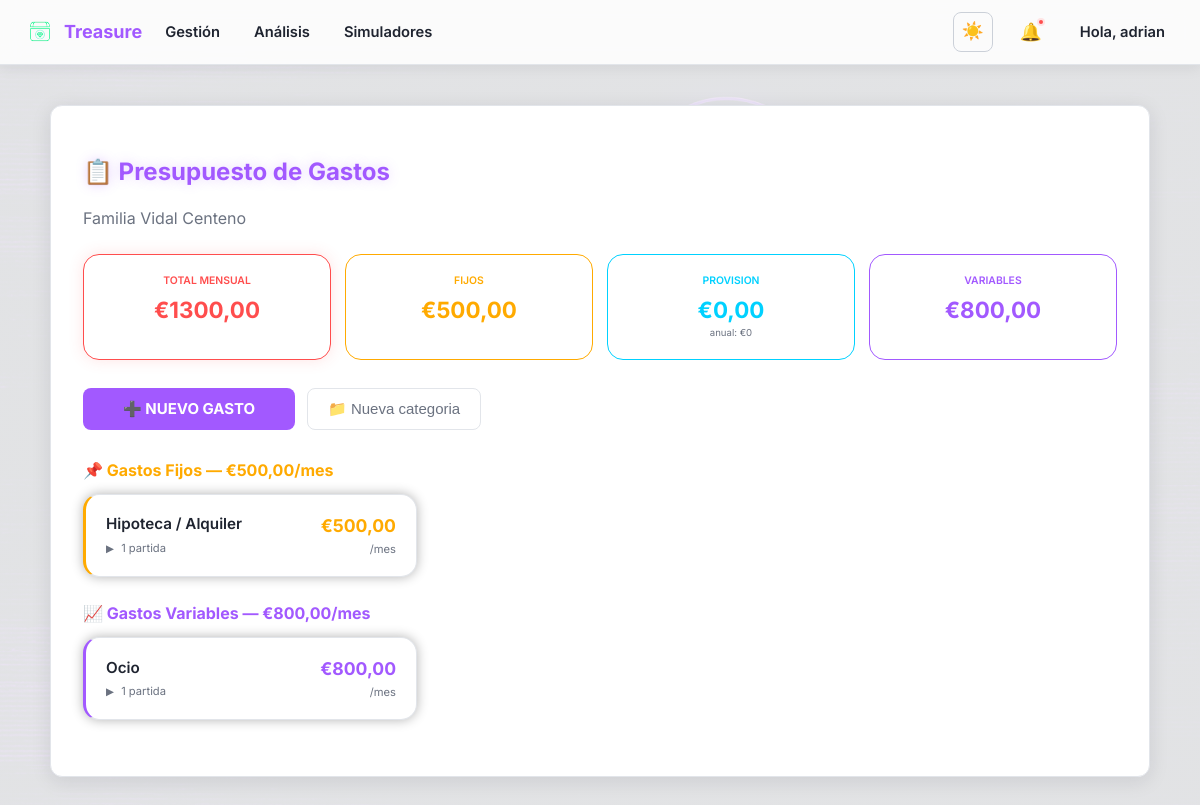
Page /finanzas/gastos/ (signed in) on the committed database.
### core/models.py (models this page shows, shortened)
class Hogar(models.Model):
    nombre = models.CharField(max_length=100)
    moneda_principal = models.CharField(
        max_length=5,
        choices=[('EUR', '€ Euro'), ('USD', '$ Dólar'), ('BTC', '₿ Bitcoin')],
        default='EUR'
    )
    creado_por = models.ForeignKey(
        User, on_delete=models.SET_NULL, null=True, related_name='hogares_creados'
    )
    fecha_creacion = models.DateTimeField(auto_now_add=True)

### finanzas/models.py (models this page shows, shortened)
class CategoriaGasto(models.Model):
    hogar = models.ForeignKey('core.Hogar', on_delete=models.CASCADE, related_name='categorias_gasto')
    nombre = models.CharField(max_length=100)
    tipo = models.CharField(max_length=20, choices=TIPO_GASTO_CHOICES)
    es_predefinida = models.BooleanField(default=False)
    activo = models.BooleanField(default=True)
    class Meta:
        ordering = ['tipo', 'nombre']
        unique_together = ('hogar', 'nombre')

### finanzas/views_gastos.py (the view)
# urls.py: path('gastos/', views_gastos.listar_gastos, name='listar_gastos'),
@login_required
def listar_gastos(request):
    profile = getattr(request.user, 'userprofile', None)
    if not profile or not profile.hogar:
        messages.error(request, "Necesitas pertenecer a un hogar.")
        return redirect('dashboard')
    hogar = profile.hogar
    _crear_categorias_predefinidas(hogar)
    categorias = CategoriaGasto.objects.filter(hogar=hogar, activo=True).prefetch_related('partidas')
    gastos_fijos = []
    gastos_anuales = []
    gastos_variables = []
    total_fijos = Decimal('0')
    total_anuales_anual = Decimal('0')
    total_provision = Decimal('0')
    total_variables = Decimal('0')
    for cat in categorias:
        partidas = cat.partidas.filter(activo=True).select_related('responsable')
        if not partidas.exists():
            continue
        subtotal_mensual = sum(p.importe_mensual for p in partidas)
        subtotal_anual = sum(p.importe_anual for p in partidas)
        num_partidas = partidas.count()
        entrada = {
            'categoria': cat,
            'partidas': partidas,
            'subtotal_mensual': subtotal_mensual,
            'subtotal_anual': subtotal_anual,
            'num_partidas': num_partidas,
        }
        if cat.tipo == 'fijo':
            gastos_fijos.append(entrada)
            total_fijos += subtotal_mensual
        elif cat.tipo == 'anual':
            gastos_anuales.append(entrada)
            total_anuales_anual += subtotal_anual
            total_provision += subtotal_mensual
        elif cat.tipo == 'variable':
            gastos_variables.append(entrada)
            total_variables += subtotal_mensual
    total_mensual = total_fijos + total_provision + total_variables
    open_cat = request.GET.get('open', '')
    return render(request, 'finanzas/gastos/listar.html', {
        'hogar': hogar,
        'gastos_fijos': gastos_fijos,
        'gastos_anuales': gastos_anuales,
        'gastos_variables': gastos_variables,
        'total_fijos': total_fijos,
        'total_anuales_anual': total_anuales_anual,
        'total_provision': total_provision,
        'total_variables': total_variables,
        'total_mensual': total_mensual,
        'open_cat': open_cat,
    })

### finanzas/context_processors.py (called while the page is built)
def resumen_inversiones_context(request):
    if request.user.is_authenticated:
        resumen = ResumenInversionesMensual.objects.filter(
            usuario=request.user
        ).order_by('-registro__anio', '-registro__mes').first()
    else:
        resumen = None
    return {
        'resumen_inversiones': resumen
    }

### finanzas/models.py (called while the page is built)
    @property
    def importe_mensual(self):
        divisores = {
            'mensual': Decimal('1'), 'bimensual': Decimal('2'),
            'trimestral': Decimal('3'), 'semestral': Decimal('6'), 'anual': Decimal('12'),
        }
        return round(self.importe / divisores.get(self.periodicidad, Decimal('1')), 2)

    @property
    def importe_anual(self):
        multiplicadores = {
            'mensual': Decimal('12'), 'bimensual': Decimal('6'),
            'trimestral': Decimal('4'), 'semestral': Decimal('2'), 'anual': Decimal('1'),
        }
        return round(self.importe * multiplicadores.get(self.periodicidad, Decimal('12')), 2)

### finanzas/views_gastos.py (called while the page is built)
def _crear_categorias_predefinidas(hogar):
    for tipo, nombre in CATEGORIAS_PREDEFINIDAS:
        CategoriaGasto.objects.get_or_create(
            hogar=hogar, nombre=nombre,
            defaults={'tipo': tipo, 'es_predefinida': True}
        )

### templates/finanzas/gastos/listar.html (shortened to what this page needs)
{% extends "base.html" %}
{% block body_class %}dashboard-background{% endblock %}
{% block content %}
<div class="dashboard-container">
    <h1 style="color: var(--primary-color); text-shadow: 0 0 12px var(--glow); margin-bottom: 8px;">&#128203; Presupuesto de Gastos</h1>
    <p style="color: var(--muted); margin-bottom: 24px;">{{ hogar.nombre }}</p>
    <div style="display: grid; grid-template-columns: repeat(auto-fit, minmax(155px, 1fr)); gap: 14px; margin-bottom: 28px;">
        <div style="background: var(--surface); border: 1px solid #ff4d4d; border-radius: 16px; padding: 18px; text-align: center; box-shadow: 0 0 15px rgba(255,77,77,0.15);">
            <div style="font-size: 0.65rem; font-weight: 600; text-transform: uppercase; color: #ff4d4d; margin-bottom: 4px;">Total Mensual</div>
            <div style="font-size: 1.4rem; font-weight: 700; color: #ff4d4d;">&euro;{{ total_mensual|floatformat:2 }}</div>
        </div>
        <div style="background: var(--surface); border: 1px solid #ffaa00; border-radius: 16px; padding: 18px; text-align: center;">
            <div style="font-size: 0.65rem; font-weight: 600; text-transform: uppercase; color: #ffaa00; margin-bottom: 4px;">Fijos</div>
            <div style="font-size: 1.4rem; font-weight: 700; color: #ffaa00;">&euro;{{ total_fijos|floatformat:2 }}</div>
        </div>
        <div style="background: var(--surface); border: 1px solid #00d1ff; border-radius: 16px; padding: 18px; text-align: center;">
            <div style="font-size: 0.65rem; font-weight: 600; text-transform: uppercase; color: #00d1ff; margin-bottom: 4px;">Provision</div>
            <div style="font-size: 1.4rem; font-weight: 700; color: #00d1ff;">&euro;{{ total_provision|floatformat:2 }}</div>
            <div style="font-size: 0.6rem; color: var(--muted);">anual: &euro;{{ total_anuales_anual|floatformat:0 }}</div>
        </div>
        <div style="background: var(--surface); border: 1px solid var(--primary-color); border-radius: 16px; padding: 18px; text-align: center;">
            <div style="font-size: 0.65rem; font-weight: 600; text-transform: uppercase; color: var(--primary-color); margin-bottom: 4px;">Variables</div>
            <div style="font-size: 1.4rem; font-weight: 700; color: var(--primary-color);">&euro;{{ total_variables|floatformat:2 }}</div>
        </div>
    </div>
    <div style="display: flex; gap: 12px; margin-bottom: 28px; flex-wrap: wrap;">
        <a href="{% url 'finanzas:crear_partida' %}" class="btn btn-primary">&#10133; Nuevo gasto</a>
        <button onclick="document.getElementById('modal-categoria').style.display='flex'" class="btn btn-secondary">&#128193; Nueva categoria</button>
    </div>
    {% if gastos_fijos %}
    <div class="section-label" style="color: #ffaa00;">&#128204; Gastos Fijos &mdash; &euro;{{ total_fijos|floatformat:2 }}/mes</div>
    <div class="grid-gastos">
        {% for grupo in gastos_fijos %}
        <div class="gasto-card tipo-fijo {% if open_cat == grupo.categoria.id|stringformat:'s' %}open{% endif %}" data-cat-id="{{ grupo.categoria.id }}" onclick="toggleCard(this)">
            <div class="gasto-card-header">
                <div>
                    <div class="gasto-card-nombre">{{ grupo.categoria.nombre }}</div>
                    <div class="gasto-card-count"><span class="chevron">&#9654;</span> {{ grupo.num_partidas }} partida{{ grupo.num_partidas|pluralize:"s" }}</div>
                </div>
                <div>
                    <div class="gasto-card-monto" style="color: #ffaa00;">&euro;{{ grupo.subtotal_mensual|floatformat:2 }}</div>
                    <div class="gasto-card-sub">/mes</div>
                </div>
            </div>
        </div>
        {% endfor %}
    </div>
    {% endif %}
    {% if gastos_variables %}
    <div class="section-label" style="color: var(--primary-color);">&#128200; Gastos Variables &mdash; &euro;{{ total_variables|floatformat:2 }}/mes</div>
    <div class="grid-gastos">
        {% for grupo in gastos_variables %}
        <div class="gasto-card tipo-variable {% if open_cat == grupo.categoria.id|stringformat:'s' %}open{% endif %}" data-cat-id="{{ grupo.categoria.id }}" onclick="toggleCard(this)">
            <div class="gasto-card-header">
                <div>
                    <div class="gasto-card-nombre">{{ grupo.categoria.nombre }}</div>
                    <div class="gasto-card-count"><span class="chevron">&#9654;</span> {{ grupo.num_partidas }} partida{{ grupo.num_partidas|pluralize:"s" }}</div>
                </div>
                <div>
                    <div class="gasto-card-monto" style="color: var(--primary-color);">&euro;{{ grupo.subtotal_mensual|floatformat:2 }}</div>
                    <div class="gasto-card-sub">/mes</div>
                </div>
            </div>
        </div>
        {% endfor %}
    </div>
    {% endif %}
</div>
{% endblock %}

### templates/base.html (shortened to what this page needs)
{% load static %}
<!DOCTYPE html>
<html lang="es">
<head>
    <link rel="stylesheet" href="{% static 'css/main.css' %}">
</head>
<body class="{% block body_class %}{% endblock %}">
    {% if request.user.is_authenticated and not hide_navbar %}
    <nav class="navbar">
        <div class="navbar-left">
            <a href="{% url 'dashboard' %}" style="display: flex; align-items: center; gap: 8px; text-decoration: none;">
                <img src="{% static 'img/logo_treasure_3.png' %}" class="nav-logo" alt="Treasure Logo">
                <span class="nav-title">Treasure</span>
            </a>
            <div class="nav-user-dropdown">
                <span class="nav-user-toggle">Gestión</span>
            </div>
            <div class="nav-user-dropdown">
                <span class="nav-user-toggle">Análisis</span>
            </div>
            <div class="nav-user-dropdown">
                <span class="nav-user-toggle">Simuladores</span>
            </div>
        </div>
        <div class="navbar-right">
            <button type="button" class="theme-toggle" aria-label="Cambiar tema" title="Cambiar tema claro/oscuro">
                <span class="icon-light" aria-hidden="true">☀️</span>
            </button>
            <div class="nav-bell-wrap">
                <button type="button" class="nav-bell" id="nav-bell-btn" aria-label="Notificaciones" title="Notificaciones">
                    🔔
                    <span class="nav-bell-dot" id="nav-bell-dot"></span>
                </button>
            </div>
            <div class="nav-user-dropdown">
                <span class="nav-user-toggle">
                    Hola, <span class="nav-username">{{ request.user.first_name|default:request.user.username }}</span>
                </span>
            </div>
        </div>
    </nav>
    {% endif %}
    {% block content %}
    {% endblock %}
</body>
</html>

### templates/finanzas/gastos/listar.html (style rules this page uses)
.gasto-card { background: var(--surface); border: 1px solid var(--border); border-radius: 16px; cursor: pointer; transition: all 0.3s ease; box-shadow: 0 0 12px rgba(0,0,0,0.3); position: relative; }
.gasto-card.tipo-fijo { border-left: 3px solid #ffaa00; }
.gasto-card.tipo-variable { border-left: 3px solid var(--primary-color); }
.gasto-card-header { display: flex; justify-content: space-between; align-items: center; padding: 18px 20px; }
.gasto-card-nombre { font-size: 0.95rem; font-weight: 600; color: var(--text-color); }
.gasto-card-monto { font-size: 1.1rem; font-weight: 700; }
.gasto-card-sub { font-size: 0.7rem; color: var(--muted); margin-top: 2px; text-align: right; }
.gasto-card-count { font-size: 0.7rem; color: var(--muted); margin-top: 4px; }
.chevron { display: inline-block; transition: transform 0.3s; font-size: 0.65rem; color: var(--muted); margin-right: 4px; }
.grid-gastos { display: grid; grid-template-columns: repeat(auto-fill, minmax(300px, 1fr)); gap: 16px; margin-bottom: 24px; }
.section-label { font-size: 1rem; font-weight: 700; margin-bottom: 12px; display: flex; align-items: center; gap: 8px; }

### rows in the picture
Hogar: nombre "Familia Vidal Centeno"
CategoriaGasto: categoria.nombre "Hipoteca / Alquiler", num_partidas "1", subtotal_mensual "500,00"
CategoriaGasto: categoria.nombre "Ocio", num_partidas "1", subtotal_mensual "800,00"

### other values in the picture
{{ request.user.first_name|default:request.user.username }} "adrian"
{{ total_mensual|floatformat:2 }} "1300,00"
{{ total_fijos|floatformat:2 }} "500,00"
{{ total_provision|floatformat:2 }} "0,00"
{{ total_anuales_anual|floatformat:0 }} "0"
{{ total_variables|floatformat:2 }} "800,00"
